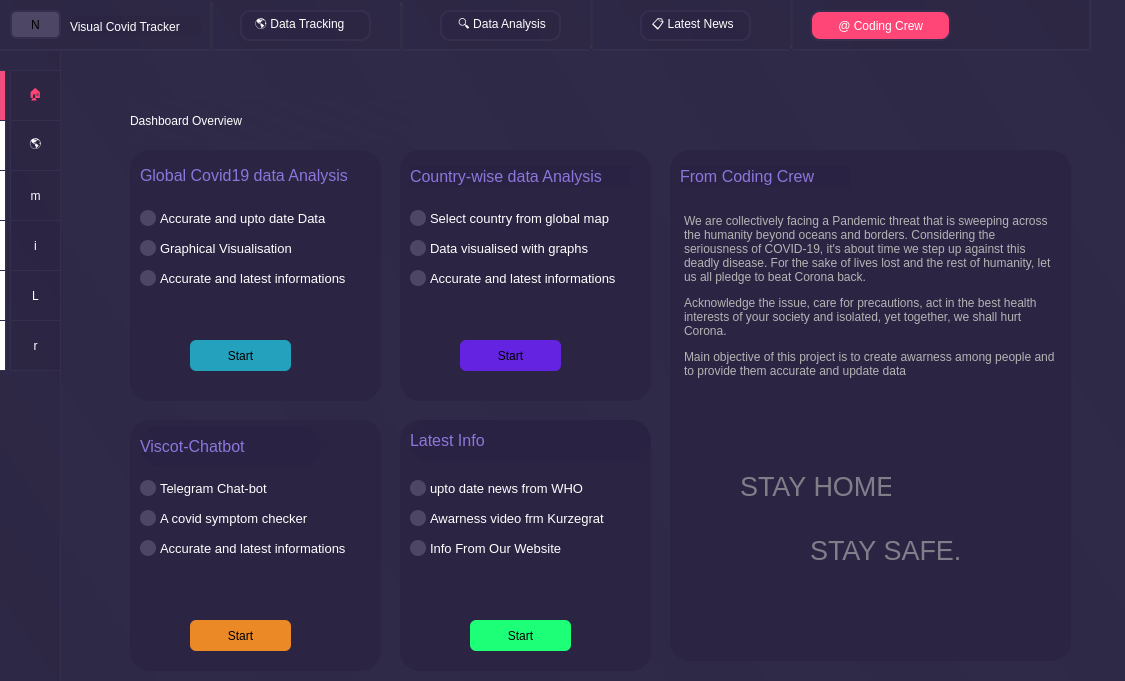
<?xml version="1.0" encoding="UTF-8"?>
<ui version="4.0">
 <class>MainWindow</class>
 <widget class="QMainWindow" name="MainWindow">
  <property name="geometry">
   <rect>
    <x>0</x>
    <y>0</y>
    <width>1125</width>
    <height>681</height>
   </rect>
  </property>
  <property name="windowTitle">
   <string>MainWindow</string>
  </property>
  <property name="styleSheet">
   <string notr="true">background-color: qlineargradient(spread:repeat, x1:0.845, y1:0.0625, x2:1, y2:0, stop:0  rgba(47, 42, 71, 255), stop:1  rgba(45, 41, 70, 255))

</string>
  </property>
  <widget class="QWidget" name="centralwidget">
   <widget class="QWidget" name="widget_2" native="true">
    <property name="geometry">
     <rect>
      <x>-10</x>
      <y>50</y>
      <width>71</width>
      <height>651</height>
     </rect>
    </property>
    <property name="styleSheet">
     <string notr="true">background-color: qlineargradient(spread:pad, x1:0, y1:0, x2:1, y2:0, stop:1 rgba(40, 33, 61, 50));
border:1px solid rgb(54, 46, 79)
</string>
    </property>
    <widget class="QPushButton" name="pushButton_2">
     <property name="geometry">
      <rect>
       <x>20</x>
       <y>20</y>
       <width>51</width>
       <height>51</height>
      </rect>
     </property>
     <property name="styleSheet">
      <string notr="true">color: rgb(255, 69, 118);
font: 75 20pt &quot;Ubuntu&quot;;</string>
     </property>
     <property name="text">
      <string>🏠</string>
     </property>
    </widget>
    <widget class="QLabel" name="label_6">
     <property name="geometry">
      <rect>
       <x>0</x>
       <y>20</y>
       <width>16</width>
       <height>51</height>
      </rect>
     </property>
     <property name="styleSheet">
      <string notr="true">background-color: qlineargradient(spread:pad, x1:0, y1:0, x2:1, y2:0, stop:1 rgba(240, 77, 124, 255));
</string>
     </property>
     <property name="text">
      <string/>
     </property>
    </widget>
    <widget class="QLabel" name="label_7">
     <property name="geometry">
      <rect>
       <x>0</x>
       <y>120</y>
       <width>16</width>
       <height>51</height>
      </rect>
     </property>
     <property name="styleSheet">
      <string notr="true">background-color: qlineargradient(spread:pad, x1:0, y1:0, x2:1, y2:0, stop:1 rgba(255, 255, 255, 255));
</string>
     </property>
     <property name="text">
      <string/>
     </property>
    </widget>
    <widget class="QPushButton" name="p11">
     <property name="geometry">
      <rect>
       <x>20</x>
       <y>70</y>
       <width>51</width>
       <height>51</height>
      </rect>
     </property>
     <property name="toolTip">
      <string>&lt;html&gt;&lt;head/&gt;&lt;body&gt;&lt;p&gt;&lt;span style=&quot; font-weight:600;&quot;&gt;GLOBAL DATA&lt;/span&gt;&lt;/p&gt;&lt;/body&gt;&lt;/html&gt;</string>
     </property>
     <property name="styleSheet">
      <string notr="true">color: rgb(255,255,255);
font: 75 20pt &quot;Ubuntu&quot;;</string>
     </property>
     <property name="text">
      <string>🌎</string>
     </property>
    </widget>
    <widget class="QLabel" name="label_8">
     <property name="geometry">
      <rect>
       <x>0</x>
       <y>170</y>
       <width>16</width>
       <height>51</height>
      </rect>
     </property>
     <property name="styleSheet">
      <string notr="true">background-color: qlineargradient(spread:pad, x1:0, y1:0, x2:1, y2:0, stop:1 rgba(255, 255, 255, 255));
</string>
     </property>
     <property name="text">
      <string/>
     </property>
    </widget>
    <widget class="QPushButton" name="p33">
     <property name="geometry">
      <rect>
       <x>20</x>
       <y>120</y>
       <width>51</width>
       <height>51</height>
      </rect>
     </property>
     <property name="styleSheet">
      <string notr="true">color: rgb(255,255,255);
font: 30pt &quot;Webdings&quot;;
</string>
     </property>
     <property name="text">
      <string>m</string>
     </property>
    </widget>
    <widget class="QLabel" name="label_9">
     <property name="geometry">
      <rect>
       <x>0</x>
       <y>220</y>
       <width>16</width>
       <height>51</height>
      </rect>
     </property>
     <property name="styleSheet">
      <string notr="true">background-color: qlineargradient(spread:pad, x1:0, y1:0, x2:1, y2:0, stop:1 rgba(255, 255, 255, 255));

</string>
     </property>
     <property name="text">
      <string/>
     </property>
    </widget>
    <widget class="QPushButton" name="p44">
     <property name="geometry">
      <rect>
       <x>20</x>
       <y>170</y>
       <width>51</width>
       <height>51</height>
      </rect>
     </property>
     <property name="styleSheet">
      <string notr="true">color: rgb(255,255,255);
font: 28pt &quot;Webdings&quot;;
</string>
     </property>
     <property name="text">
      <string>i</string>
     </property>
    </widget>
    <widget class="QPushButton" name="p22">
     <property name="geometry">
      <rect>
       <x>20</x>
       <y>220</y>
       <width>51</width>
       <height>51</height>
      </rect>
     </property>
     <property name="toolTip">
      <string>&lt;html&gt;&lt;head/&gt;&lt;body&gt;&lt;p&gt;&lt;br/&gt;&lt;/p&gt;&lt;/body&gt;&lt;/html&gt;</string>
     </property>
     <property name="styleSheet">
      <string notr="true">color: rgb(255,255,255);
font: 35pt &quot;Webdings&quot;;</string>
     </property>
     <property name="text">
      <string>L</string>
     </property>
    </widget>
    <widget class="QLabel" name="label_10">
     <property name="geometry">
      <rect>
       <x>0</x>
       <y>70</y>
       <width>16</width>
       <height>51</height>
      </rect>
     </property>
     <property name="styleSheet">
      <string notr="true">background-color: qlineargradient(spread:pad, x1:0, y1:0, x2:1, y2:0, stop:1 rgba(255, 255, 255, 255));
</string>
     </property>
     <property name="text">
      <string/>
     </property>
    </widget>
    <widget class="QPushButton" name="quit">
     <property name="geometry">
      <rect>
       <x>20</x>
       <y>270</y>
       <width>51</width>
       <height>51</height>
      </rect>
     </property>
     <property name="toolTip">
      <string>&lt;html&gt;&lt;head/&gt;&lt;body&gt;&lt;p&gt;&lt;br/&gt;&lt;/p&gt;&lt;/body&gt;&lt;/html&gt;</string>
     </property>
     <property name="styleSheet">
      <string notr="true">color: rgb(255,255,255);
font: 28pt &quot;Webdings&quot;;</string>
     </property>
     <property name="text">
      <string>r</string>
     </property>
    </widget>
    <widget class="QLabel" name="label_32">
     <property name="geometry">
      <rect>
       <x>0</x>
       <y>270</y>
       <width>16</width>
       <height>51</height>
      </rect>
     </property>
     <property name="styleSheet">
      <string notr="true">background-color: qlineargradient(spread:pad, x1:0, y1:0, x2:1, y2:0, stop:1 rgba(255, 255, 255, 255));

</string>
     </property>
     <property name="text">
      <string/>
     </property>
    </widget>
    <zorder>p22</zorder>
    <zorder>pushButton_2</zorder>
    <zorder>label_6</zorder>
    <zorder>label_7</zorder>
    <zorder>p11</zorder>
    <zorder>label_8</zorder>
    <zorder>p33</zorder>
    <zorder>label_9</zorder>
    <zorder>p44</zorder>
    <zorder>label_10</zorder>
    <zorder>quit</zorder>
    <zorder>label_32</zorder>
   </widget>
   <widget class="QWidget" name="widget" native="true">
    <property name="geometry">
     <rect>
      <x>-10</x>
      <y>-10</y>
      <width>1101</width>
      <height>61</height>
     </rect>
    </property>
    <property name="styleSheet">
     <string notr="true">background-color: qlineargradient(spread:pad, x1:0, y1:0, x2:1, y2:0, stop:1 rgba(40, 33, 61, 50));
border:2px solid rgb(54, 46, 79)
</string>
    </property>
    <widget class="QPushButton" name="pushButton">
     <property name="geometry">
      <rect>
       <x>20</x>
       <y>20</y>
       <width>51</width>
       <height>29</height>
      </rect>
     </property>
     <property name="styleSheet">
      <string notr="true">border-width: 2px;
border-radius:6px;
font: 20pt &quot;Webdings&quot;;
background-color: qlineargradient(spread:pad, x1:0, y1:0, x2:1, y2:0, stop:1 rgba(77, 70, 100, 255));
</string>
     </property>
     <property name="text">
      <string>N</string>
     </property>
    </widget>
    <widget class="QLabel" name="label">
     <property name="geometry">
      <rect>
       <x>80</x>
       <y>26</y>
       <width>131</width>
       <height>21</height>
      </rect>
     </property>
     <property name="styleSheet">
      <string notr="true">
border-width: 0px;
color: rgb(255, 255, 255);
border-radius:6px;
font: 9pt &quot;Ubuntu&quot;;</string>
     </property>
     <property name="text">
      <string>Visual Covid Tracker</string>
     </property>
    </widget>
    <widget class="QLabel" name="label_2">
     <property name="geometry">
      <rect>
       <x>250</x>
       <y>20</y>
       <width>131</width>
       <height>31</height>
      </rect>
     </property>
     <property name="styleSheet">
      <string notr="true">
border-radius:10px;
color: rgb(255, 255, 255);
font: 9pt &quot;Ubuntu&quot;;</string>
     </property>
     <property name="text">
      <string>   🌎 Data Tracking</string>
     </property>
    </widget>
    <widget class="QLabel" name="label_3">
     <property name="geometry">
      <rect>
       <x>450</x>
       <y>20</y>
       <width>121</width>
       <height>31</height>
      </rect>
     </property>
     <property name="styleSheet">
      <string notr="true">
border-radius:10px;
color: rgb(255, 255, 255);
font: 9pt &quot;Ubuntu&quot;;</string>
     </property>
     <property name="text">
      <string>    🔍 Data Analysis</string>
     </property>
    </widget>
    <widget class="QLabel" name="label_4">
     <property name="geometry">
      <rect>
       <x>650</x>
       <y>20</y>
       <width>111</width>
       <height>31</height>
      </rect>
     </property>
     <property name="styleSheet">
      <string notr="true">
border-radius:10px;
color: rgb(255, 255, 255);
font: 9pt &quot;Ubuntu&quot;;</string>
     </property>
     <property name="text">
      <string>  📋 Latest News</string>
     </property>
    </widget>
    <widget class="QLabel" name="label_5">
     <property name="geometry">
      <rect>
       <x>820</x>
       <y>20</y>
       <width>141</width>
       <height>31</height>
      </rect>
     </property>
     <property name="styleSheet">
      <string notr="true">border-radius:10px;
font: 9pt &quot;Ubuntu&quot;;
background-color: qlineargradient(spread:pad, x1:0, y1:0, x2:1, y2:0, stop:1 rgba(255, 70, 119, 255));
color: rgb(255, 255, 255);</string>
     </property>
     <property name="text">
      <string>       @ Coding Crew</string>
     </property>
    </widget>
    <widget class="Line" name="line">
     <property name="geometry">
      <rect>
       <x>220</x>
       <y>10</y>
       <width>3</width>
       <height>61</height>
      </rect>
     </property>
     <property name="styleSheet">
      <string notr="true">border-width: 5px;

border-color:qlineargradient(spread:pad, x1:0, y1:0, x2:1, y2:0, stop:1 rgba(97, 91, 117, 25));
background-color: qlineargradient(spread:pad, x1:0, y1:0, x2:1, y2:0, stop:1 rgba(40, 33, 61,255));
</string>
     </property>
     <property name="orientation">
      <enum>Qt::Vertical</enum>
     </property>
    </widget>
    <widget class="Line" name="line_2">
     <property name="geometry">
      <rect>
       <x>800</x>
       <y>0</y>
       <width>3</width>
       <height>61</height>
      </rect>
     </property>
     <property name="styleSheet">
      <string notr="true">border-width: 5px;

border-color:qlineargradient(spread:pad, x1:0, y1:0, x2:1, y2:0, stop:1 rgba(97, 91, 117, 25));
background-color: qlineargradient(spread:pad, x1:0, y1:0, x2:1, y2:0, stop:1 rgba(40, 33, 61,255));
</string>
     </property>
     <property name="orientation">
      <enum>Qt::Vertical</enum>
     </property>
    </widget>
    <widget class="Line" name="line_3">
     <property name="geometry">
      <rect>
       <x>600</x>
       <y>0</y>
       <width>3</width>
       <height>61</height>
      </rect>
     </property>
     <property name="styleSheet">
      <string notr="true">border-width: 5px;

border-color:qlineargradient(spread:pad, x1:0, y1:0, x2:1, y2:0, stop:1 rgba(97, 91, 117, 25));
background-color: qlineargradient(spread:pad, x1:0, y1:0, x2:1, y2:0, stop:1 rgba(40, 33, 61,255));
</string>
     </property>
     <property name="orientation">
      <enum>Qt::Vertical</enum>
     </property>
    </widget>
    <widget class="Line" name="line_4">
     <property name="geometry">
      <rect>
       <x>410</x>
       <y>10</y>
       <width>3</width>
       <height>61</height>
      </rect>
     </property>
     <property name="styleSheet">
      <string notr="true">border-width: 5px;

border-color:qlineargradient(spread:pad, x1:0, y1:0, x2:1, y2:0, stop:1 rgba(97, 91, 117, 25));
background-color: qlineargradient(spread:pad, x1:0, y1:0, x2:1, y2:0, stop:1 rgba(40, 33, 61,255));
</string>
     </property>
     <property name="orientation">
      <enum>Qt::Vertical</enum>
     </property>
    </widget>
   </widget>
   <widget class="QLabel" name="label_11">
    <property name="geometry">
     <rect>
      <x>130</x>
      <y>100</y>
      <width>281</width>
      <height>41</height>
     </rect>
    </property>
    <property name="styleSheet">
     <string notr="true">font: 75 16pt &quot;Ubuntu&quot;;
color: rgb(255, 255, 255);</string>
    </property>
    <property name="text">
     <string>Dashboard Overview</string>
    </property>
   </widget>
   <widget class="QWidget" name="widget_3" native="true">
    <property name="geometry">
     <rect>
      <x>130</x>
      <y>150</y>
      <width>251</width>
      <height>251</height>
     </rect>
    </property>
    <property name="styleSheet">
     <string notr="true">border-width:2px;
border-radius:20px;
background-color: qlineargradient(spread:pad, x1:0, y1:0, x2:1, y2:0, stop:1 rgba(40, 33, 64, 150));
</string>
    </property>
    <widget class="QLabel" name="label_12">
     <property name="geometry">
      <rect>
       <x>10</x>
       <y>10</y>
       <width>221</width>
       <height>31</height>
      </rect>
     </property>
     <property name="font">
      <font>
       <family>Ubuntu</family>
       <pointsize>12</pointsize>
       <weight>9</weight>
       <italic>false</italic>
       <bold>false</bold>
      </font>
     </property>
     <property name="styleSheet">
      <string notr="true">background-color: qlineargradient(spread:pad, x1:0, y1:0, x2:1, y2:0, stop:1 rgba(0, 0, 0, 0));
font: 75 12pt &quot;Ubuntu&quot;;
color: rgb(140, 118, 220)</string>
     </property>
     <property name="text">
      <string>Global Covid19 data Analysis</string>
     </property>
    </widget>
    <widget class="QPushButton" name="pushButton_7">
     <property name="geometry">
      <rect>
       <x>10</x>
       <y>60</y>
       <width>16</width>
       <height>16</height>
      </rect>
     </property>
     <property name="styleSheet">
      <string notr="true">border-width: 2px;
border-radius:8px;
font: 75 9pt &quot;Ubuntu&quot;;
background-color: qlineargradient(spread:pad, x1:0, y1:0, x2:1, y2:0, stop:1 rgba(77, 70, 100, 255));
</string>
     </property>
     <property name="text">
      <string/>
     </property>
    </widget>
    <widget class="QLabel" name="l1">
     <property name="geometry">
      <rect>
       <x>30</x>
       <y>60</y>
       <width>171</width>
       <height>17</height>
      </rect>
     </property>
     <property name="font">
      <font>
       <family>Ubuntu</family>
       <pointsize>10</pointsize>
       <weight>9</weight>
       <italic>false</italic>
       <bold>false</bold>
      </font>
     </property>
     <property name="styleSheet">
      <string notr="true">background-color: qlineargradient(spread:pad, x1:0, y1:0, x2:1, y2:0, stop:1 rgba(0, 0, 0, 0));
font: 75 10pt &quot;Ubuntu&quot;;
color:rgb(255, 255, 255);</string>
     </property>
     <property name="text">
      <string>Accurate and upto date Data</string>
     </property>
    </widget>
    <widget class="QPushButton" name="pushButton_8">
     <property name="geometry">
      <rect>
       <x>10</x>
       <y>90</y>
       <width>16</width>
       <height>16</height>
      </rect>
     </property>
     <property name="styleSheet">
      <string notr="true">border-width: 2px;
border-radius:8px;
font: 75 9pt &quot;Ubuntu&quot;;
background-color: qlineargradient(spread:pad, x1:0, y1:0, x2:1, y2:0, stop:1 rgba(77, 70, 100, 255));
</string>
     </property>
     <property name="text">
      <string/>
     </property>
    </widget>
    <widget class="QLabel" name="l2">
     <property name="geometry">
      <rect>
       <x>30</x>
       <y>90</y>
       <width>161</width>
       <height>17</height>
      </rect>
     </property>
     <property name="font">
      <font>
       <family>Ubuntu</family>
       <pointsize>10</pointsize>
       <weight>9</weight>
       <italic>false</italic>
       <bold>false</bold>
      </font>
     </property>
     <property name="styleSheet">
      <string notr="true">background-color: qlineargradient(spread:pad, x1:0, y1:0, x2:1, y2:0, stop:1 rgba(0, 0, 0, 0));
font: 75 10pt &quot;Ubuntu&quot;;
color:rgb(255, 255, 255);</string>
     </property>
     <property name="text">
      <string>Graphical Visualisation</string>
     </property>
    </widget>
    <widget class="QLabel" name="l3">
     <property name="geometry">
      <rect>
       <x>30</x>
       <y>120</y>
       <width>241</width>
       <height>17</height>
      </rect>
     </property>
     <property name="font">
      <font>
       <family>Ubuntu</family>
       <pointsize>10</pointsize>
       <weight>9</weight>
       <italic>false</italic>
       <bold>false</bold>
      </font>
     </property>
     <property name="styleSheet">
      <string notr="true">background-color: qlineargradient(spread:pad, x1:0, y1:0, x2:1, y2:0, stop:1 rgba(0, 0, 0, 0));
font: 75 10pt &quot;Ubuntu&quot;;
color:rgb(255, 255, 255);</string>
     </property>
     <property name="text">
      <string>Accurate and latest informations</string>
     </property>
    </widget>
    <widget class="QPushButton" name="pushButton_9">
     <property name="geometry">
      <rect>
       <x>10</x>
       <y>120</y>
       <width>16</width>
       <height>16</height>
      </rect>
     </property>
     <property name="styleSheet">
      <string notr="true">border-width: 2px;
border-radius:8px;
font: 75 9pt &quot;Ubuntu&quot;;
background-color: qlineargradient(spread:pad, x1:0, y1:0, x2:1, y2:0, stop:1 rgba(77, 70, 100, 255));
</string>
     </property>
     <property name="text">
      <string/>
     </property>
    </widget>
    <widget class="QPushButton" name="p1">
     <property name="geometry">
      <rect>
       <x>60</x>
       <y>190</y>
       <width>101</width>
       <height>31</height>
      </rect>
     </property>
     <property name="styleSheet">
      <string notr="true">border-width: 2px;
border-radius:6px;
font: 57 16pt &quot;Ubuntu&quot;;
background-color: qlineargradient(spread:pad, x1:0, y1:0, x2:1, y2:0, stop:1 rgba(35, 161, 189, 255));

</string>
     </property>
     <property name="text">
      <string>Start</string>
     </property>
    </widget>
   </widget>
   <widget class="QWidget" name="widget_4" native="true">
    <property name="geometry">
     <rect>
      <x>130</x>
      <y>420</y>
      <width>251</width>
      <height>251</height>
     </rect>
    </property>
    <property name="styleSheet">
     <string notr="true">border-width:2px;
border-radius:20px;
background-color: qlineargradient(spread:pad, x1:0, y1:0, x2:1, y2:0, stop:1 rgba(40, 33, 64, 150));
</string>
    </property>
    <widget class="QLabel" name="label_13">
     <property name="geometry">
      <rect>
       <x>10</x>
       <y>6</y>
       <width>181</width>
       <height>41</height>
      </rect>
     </property>
     <property name="font">
      <font>
       <family>Ubuntu</family>
       <pointsize>12</pointsize>
       <weight>9</weight>
       <italic>false</italic>
       <bold>false</bold>
      </font>
     </property>
     <property name="styleSheet">
      <string notr="true">font: 75 12pt &quot;Ubuntu&quot;;
color: rgb(140, 118, 220)</string>
     </property>
     <property name="text">
      <string>Viscot-Chatbot</string>
     </property>
    </widget>
    <widget class="QPushButton" name="pushButton_10">
     <property name="geometry">
      <rect>
       <x>10</x>
       <y>60</y>
       <width>16</width>
       <height>16</height>
      </rect>
     </property>
     <property name="styleSheet">
      <string notr="true">border-width: 2px;
border-radius:8px;
font: 75 9pt &quot;Ubuntu&quot;;
background-color: qlineargradient(spread:pad, x1:0, y1:0, x2:1, y2:0, stop:1 rgba(77, 70, 100, 255));
</string>
     </property>
     <property name="text">
      <string/>
     </property>
    </widget>
    <widget class="QLabel" name="l7">
     <property name="geometry">
      <rect>
       <x>30</x>
       <y>60</y>
       <width>121</width>
       <height>17</height>
      </rect>
     </property>
     <property name="font">
      <font>
       <family>Ubuntu</family>
       <pointsize>10</pointsize>
       <weight>9</weight>
       <italic>false</italic>
       <bold>false</bold>
      </font>
     </property>
     <property name="styleSheet">
      <string notr="true">background-color: qlineargradient(spread:pad, x1:0, y1:0, x2:1, y2:0, stop:1 rgba(0, 0, 0, 0));
font: 75 10pt &quot;Ubuntu&quot;;
color:rgb(255, 255, 255);</string>
     </property>
     <property name="text">
      <string>Telegram Chat-bot</string>
     </property>
    </widget>
    <widget class="QPushButton" name="pushButton_11">
     <property name="geometry">
      <rect>
       <x>10</x>
       <y>90</y>
       <width>16</width>
       <height>16</height>
      </rect>
     </property>
     <property name="styleSheet">
      <string notr="true">border-width: 2px;
border-radius:8px;
font: 75 9pt &quot;Ubuntu&quot;;
background-color: qlineargradient(spread:pad, x1:0, y1:0, x2:1, y2:0, stop:1 rgba(77, 70, 100, 255));
</string>
     </property>
     <property name="text">
      <string/>
     </property>
    </widget>
    <widget class="QLabel" name="l8">
     <property name="geometry">
      <rect>
       <x>30</x>
       <y>90</y>
       <width>161</width>
       <height>17</height>
      </rect>
     </property>
     <property name="font">
      <font>
       <family>Ubuntu</family>
       <pointsize>10</pointsize>
       <weight>9</weight>
       <italic>false</italic>
       <bold>false</bold>
      </font>
     </property>
     <property name="styleSheet">
      <string notr="true">background-color: qlineargradient(spread:pad, x1:0, y1:0, x2:1, y2:0, stop:1 rgba(0, 0, 0, 0));
font: 75 10pt &quot;Ubuntu&quot;;
color:rgb(255, 255, 255);</string>
     </property>
     <property name="text">
      <string>A covid symptom checker</string>
     </property>
    </widget>
    <widget class="QLabel" name="l9">
     <property name="geometry">
      <rect>
       <x>30</x>
       <y>120</y>
       <width>201</width>
       <height>17</height>
      </rect>
     </property>
     <property name="font">
      <font>
       <family>Ubuntu</family>
       <pointsize>10</pointsize>
       <weight>9</weight>
       <italic>false</italic>
       <bold>false</bold>
      </font>
     </property>
     <property name="styleSheet">
      <string notr="true">background-color: qlineargradient(spread:pad, x1:0, y1:0, x2:1, y2:0, stop:1 rgba(0, 0, 0, 0));
font: 75 10pt &quot;Ubuntu&quot;;
color:rgb(255, 255, 255);</string>
     </property>
     <property name="text">
      <string>Accurate and latest informations</string>
     </property>
    </widget>
    <widget class="QPushButton" name="pushButton_12">
     <property name="geometry">
      <rect>
       <x>10</x>
       <y>120</y>
       <width>16</width>
       <height>16</height>
      </rect>
     </property>
     <property name="styleSheet">
      <string notr="true">border-width: 2px;
border-radius:8px;
font: 75 9pt &quot;Ubuntu&quot;;
background-color: qlineargradient(spread:pad, x1:0, y1:0, x2:1, y2:0, stop:1 rgba(77, 70, 100, 255));
</string>
     </property>
     <property name="text">
      <string/>
     </property>
    </widget>
    <widget class="QPushButton" name="p3">
     <property name="geometry">
      <rect>
       <x>60</x>
       <y>200</y>
       <width>101</width>
       <height>31</height>
      </rect>
     </property>
     <property name="styleSheet">
      <string notr="true">border-width: 2px;
border-radius:6px;
font: 57 16pt &quot;Ubuntu&quot;;
background-color: qlineargradient(spread:pad, x1:0, y1:0, x2:1, y2:0, stop:1 rgba(235, 137, 39, 255));
</string>
     </property>
     <property name="text">
      <string>Start</string>
     </property>
    </widget>
   </widget>
   <widget class="QWidget" name="widget_5" native="true">
    <property name="geometry">
     <rect>
      <x>400</x>
      <y>150</y>
      <width>251</width>
      <height>251</height>
     </rect>
    </property>
    <property name="styleSheet">
     <string notr="true">border-width:2px;
border-radius:20px;
background-color: qlineargradient(spread:pad, x1:0, y1:0, x2:1, y2:0, stop:1 rgba(40, 33, 64, 150));
</string>
    </property>
    <widget class="QLabel" name="label_14">
     <property name="geometry">
      <rect>
       <x>10</x>
       <y>16</y>
       <width>221</width>
       <height>21</height>
      </rect>
     </property>
     <property name="font">
      <font>
       <family>Ubuntu</family>
       <pointsize>12</pointsize>
       <weight>9</weight>
       <italic>false</italic>
       <bold>false</bold>
      </font>
     </property>
     <property name="styleSheet">
      <string notr="true">font: 75 12pt &quot;Ubuntu&quot;;
color: rgb(140, 118, 220)</string>
     </property>
     <property name="text">
      <string>Country-wise data Analysis</string>
     </property>
    </widget>
    <widget class="QPushButton" name="pushButton_13">
     <property name="geometry">
      <rect>
       <x>10</x>
       <y>60</y>
       <width>16</width>
       <height>16</height>
      </rect>
     </property>
     <property name="styleSheet">
      <string notr="true">border-width: 2px;
border-radius:8px;
font: 75 9pt &quot;Ubuntu&quot;;
background-color: qlineargradient(spread:pad, x1:0, y1:0, x2:1, y2:0, stop:1 rgba(77, 70, 100, 255));
</string>
     </property>
     <property name="text">
      <string/>
     </property>
    </widget>
    <widget class="QLabel" name="l4">
     <property name="geometry">
      <rect>
       <x>30</x>
       <y>60</y>
       <width>201</width>
       <height>17</height>
      </rect>
     </property>
     <property name="font">
      <font>
       <family>Ubuntu</family>
       <pointsize>10</pointsize>
       <weight>9</weight>
       <italic>false</italic>
       <bold>false</bold>
      </font>
     </property>
     <property name="styleSheet">
      <string notr="true">background-color: qlineargradient(spread:pad, x1:0, y1:0, x2:1, y2:0, stop:1 rgba(0, 0, 0, 0));
font: 75 10pt &quot;Ubuntu&quot;;
color:rgb(255, 255, 255);</string>
     </property>
     <property name="text">
      <string>Select country from global map</string>
     </property>
    </widget>
    <widget class="QPushButton" name="pushButton_14">
     <property name="geometry">
      <rect>
       <x>10</x>
       <y>90</y>
       <width>16</width>
       <height>16</height>
      </rect>
     </property>
     <property name="styleSheet">
      <string notr="true">border-width: 2px;
border-radius:8px;
font: 75 9pt &quot;Ubuntu&quot;;
background-color: qlineargradient(spread:pad, x1:0, y1:0, x2:1, y2:0, stop:1 rgba(77, 70, 100, 255));
</string>
     </property>
     <property name="text">
      <string/>
     </property>
    </widget>
    <widget class="QLabel" name="l5">
     <property name="geometry">
      <rect>
       <x>30</x>
       <y>90</y>
       <width>161</width>
       <height>17</height>
      </rect>
     </property>
     <property name="font">
      <font>
       <family>Ubuntu</family>
       <pointsize>10</pointsize>
       <weight>9</weight>
       <italic>false</italic>
       <bold>false</bold>
      </font>
     </property>
     <property name="styleSheet">
      <string notr="true">background-color: qlineargradient(spread:pad, x1:0, y1:0, x2:1, y2:0, stop:1 rgba(0, 0, 0, 0));
font: 75 10pt &quot;Ubuntu&quot;;
color:rgb(255, 255, 255);</string>
     </property>
     <property name="text">
      <string>Data visualised with graphs</string>
     </property>
    </widget>
    <widget class="QLabel" name="l6">
     <property name="geometry">
      <rect>
       <x>30</x>
       <y>120</y>
       <width>201</width>
       <height>17</height>
      </rect>
     </property>
     <property name="font">
      <font>
       <family>Ubuntu</family>
       <pointsize>10</pointsize>
       <weight>9</weight>
       <italic>false</italic>
       <bold>false</bold>
      </font>
     </property>
     <property name="styleSheet">
      <string notr="true">background-color: qlineargradient(spread:pad, x1:0, y1:0, x2:1, y2:0, stop:1 rgba(0, 0, 0, 0));
font: 75 10pt &quot;Ubuntu&quot;;
color:rgb(255, 255, 255);</string>
     </property>
     <property name="text">
      <string>Accurate and latest informations</string>
     </property>
    </widget>
    <widget class="QPushButton" name="pushButton_15">
     <property name="geometry">
      <rect>
       <x>10</x>
       <y>120</y>
       <width>16</width>
       <height>16</height>
      </rect>
     </property>
     <property name="styleSheet">
      <string notr="true">border-width: 2px;
border-radius:8px;
font: 75 9pt &quot;Ubuntu&quot;;
background-color: qlineargradient(spread:pad, x1:0, y1:0, x2:1, y2:0, stop:1 rgba(77, 70, 100, 255));
</string>
     </property>
     <property name="text">
      <string/>
     </property>
    </widget>
    <widget class="QPushButton" name="p2">
     <property name="geometry">
      <rect>
       <x>60</x>
       <y>190</y>
       <width>101</width>
       <height>31</height>
      </rect>
     </property>
     <property name="styleSheet">
      <string notr="true">border-width: 2px;
border-radius:6px;
font: 57 16pt &quot;Ubuntu&quot;;
background-color: qlineargradient(spread:pad, x1:0, y1:0, x2:1, y2:0, stop:1 rgba(99, 35, 224, 255));
</string>
     </property>
     <property name="text">
      <string>Start</string>
     </property>
    </widget>
   </widget>
   <widget class="QWidget" name="widget_6" native="true">
    <property name="geometry">
     <rect>
      <x>400</x>
      <y>420</y>
      <width>251</width>
      <height>251</height>
     </rect>
    </property>
    <property name="styleSheet">
     <string notr="true">border-width:2px;
border-radius:20px;
background-color: qlineargradient(spread:pad, x1:0, y1:0, x2:1, y2:0, stop:1 rgba(40, 33, 64, 150));
</string>
    </property>
    <widget class="QLabel" name="label_15">
     <property name="geometry">
      <rect>
       <x>10</x>
       <y>0</y>
       <width>241</width>
       <height>41</height>
      </rect>
     </property>
     <property name="font">
      <font>
       <family>Ubuntu</family>
       <pointsize>12</pointsize>
       <weight>9</weight>
       <italic>false</italic>
       <bold>false</bold>
      </font>
     </property>
     <property name="styleSheet">
      <string notr="true">font: 75 12pt &quot;Ubuntu&quot;;
color: rgb(140, 118, 220)</string>
     </property>
     <property name="text">
      <string>Latest Info</string>
     </property>
    </widget>
    <widget class="QPushButton" name="pushButton_16">
     <property name="geometry">
      <rect>
       <x>10</x>
       <y>60</y>
       <width>16</width>
       <height>16</height>
      </rect>
     </property>
     <property name="styleSheet">
      <string notr="true">border-width: 2px;
border-radius:8px;
font: 75 9pt &quot;Ubuntu&quot;;
background-color: qlineargradient(spread:pad, x1:0, y1:0, x2:1, y2:0, stop:1 rgba(77, 70, 100, 255));
</string>
     </property>
     <property name="text">
      <string/>
     </property>
    </widget>
    <widget class="QLabel" name="l10">
     <property name="geometry">
      <rect>
       <x>30</x>
       <y>60</y>
       <width>161</width>
       <height>17</height>
      </rect>
     </property>
     <property name="font">
      <font>
       <family>Ubuntu</family>
       <pointsize>10</pointsize>
       <weight>9</weight>
       <italic>false</italic>
       <bold>false</bold>
      </font>
     </property>
     <property name="styleSheet">
      <string notr="true">background-color: qlineargradient(spread:pad, x1:0, y1:0, x2:1, y2:0, stop:1 rgba(0, 0, 0, 0));
font: 75 10pt &quot;Ubuntu&quot;;
color:rgb(255, 255, 255);</string>
     </property>
     <property name="text">
      <string>upto date news from WHO</string>
     </property>
    </widget>
    <widget class="QPushButton" name="pushButton_17">
     <property name="geometry">
      <rect>
       <x>10</x>
       <y>90</y>
       <width>16</width>
       <height>16</height>
      </rect>
     </property>
     <property name="styleSheet">
      <string notr="true">border-width: 2px;
border-radius:8px;
font: 75 9pt &quot;Ubuntu&quot;;
background-color: qlineargradient(spread:pad, x1:0, y1:0, x2:1, y2:0, stop:1 rgba(77, 70, 100, 255));
</string>
     </property>
     <property name="text">
      <string/>
     </property>
    </widget>
    <widget class="QLabel" name="l11">
     <property name="geometry">
      <rect>
       <x>30</x>
       <y>90</y>
       <width>181</width>
       <height>17</height>
      </rect>
     </property>
     <property name="font">
      <font>
       <family>Ubuntu</family>
       <pointsize>10</pointsize>
       <weight>9</weight>
       <italic>false</italic>
       <bold>false</bold>
      </font>
     </property>
     <property name="styleSheet">
      <string notr="true">background-color: qlineargradient(spread:pad, x1:0, y1:0, x2:1, y2:0, stop:1 rgba(0, 0, 0, 0));
font: 75 10pt &quot;Ubuntu&quot;;
color:rgb(255, 255, 255);</string>
     </property>
     <property name="text">
      <string>Awarness video frm Kurzegrat</string>
     </property>
    </widget>
    <widget class="QLabel" name="l12">
     <property name="geometry">
      <rect>
       <x>30</x>
       <y>120</y>
       <width>141</width>
       <height>17</height>
      </rect>
     </property>
     <property name="font">
      <font>
       <family>Ubuntu</family>
       <pointsize>10</pointsize>
       <weight>9</weight>
       <italic>false</italic>
       <bold>false</bold>
      </font>
     </property>
     <property name="styleSheet">
      <string notr="true">background-color: qlineargradient(spread:pad, x1:0, y1:0, x2:1, y2:0, stop:1 rgba(0, 0, 0, 0));
font: 75 10pt &quot;Ubuntu&quot;;
color:rgb(255, 255, 255);</string>
     </property>
     <property name="text">
      <string>Info From Our Website</string>
     </property>
    </widget>
    <widget class="QPushButton" name="pushButton_18">
     <property name="geometry">
      <rect>
       <x>10</x>
       <y>120</y>
       <width>16</width>
       <height>16</height>
      </rect>
     </property>
     <property name="styleSheet">
      <string notr="true">border-width: 2px;
border-radius:8px;
font: 75 9pt &quot;Ubuntu&quot;;
background-color: qlineargradient(spread:pad, x1:0, y1:0, x2:1, y2:0, stop:1 rgba(77, 70, 100, 255));
</string>
     </property>
     <property name="text">
      <string/>
     </property>
    </widget>
    <widget class="QPushButton" name="p4">
     <property name="geometry">
      <rect>
       <x>70</x>
       <y>200</y>
       <width>101</width>
       <height>31</height>
      </rect>
     </property>
     <property name="styleSheet">
      <string notr="true">border-width: 2px;
border-radius:6px;
font: 57 16pt &quot;Ubuntu&quot;;
background-color: qlineargradient(spread:pad, x1:0, y1:0, x2:1, y2:0, stop:1 rgba(28, 255, 119, 255));</string>
     </property>
     <property name="text">
      <string>Start</string>
     </property>
    </widget>
   </widget>
   <widget class="QWidget" name="widget_7" native="true">
    <property name="geometry">
     <rect>
      <x>670</x>
      <y>150</y>
      <width>401</width>
      <height>511</height>
     </rect>
    </property>
    <property name="styleSheet">
     <string notr="true">border-width:2px;
border-radius:20px;
background-color: qlineargradient(spread:pad, x1:0, y1:0, x2:1, y2:0, stop:1 rgba(40, 33, 64, 150));
</string>
    </property>
    <widget class="QLabel" name="label_28">
     <property name="geometry">
      <rect>
       <x>10</x>
       <y>16</y>
       <width>171</width>
       <height>21</height>
      </rect>
     </property>
     <property name="font">
      <font>
       <family>Ubuntu</family>
       <pointsize>12</pointsize>
       <weight>9</weight>
       <italic>false</italic>
       <bold>false</bold>
      </font>
     </property>
     <property name="styleSheet">
      <string notr="true">font: 75 12pt &quot;Ubuntu&quot;;
color: rgb(140, 118, 220)</string>
     </property>
     <property name="text">
      <string>From Coding Crew</string>
     </property>
    </widget>
    <widget class="QTextBrowser" name="textBrowser">
     <property name="geometry">
      <rect>
       <x>10</x>
       <y>60</y>
       <width>381</width>
       <height>271</height>
      </rect>
     </property>
     <property name="styleSheet">
      <string notr="true">background-color: qlineargradient(spread:pad, x1:0, y1:0, x2:1, y2:0, stop:1 rgba(0, 0, 0, 0));</string>
     </property>
     <property name="html">
      <string>&lt;!DOCTYPE HTML PUBLIC &quot;-//W3C//DTD HTML 4.0//EN&quot; &quot;http://www.w3.org/TR/REC-html40/strict.dtd&quot;&gt;
&lt;html&gt;&lt;head&gt;&lt;meta name=&quot;qrichtext&quot; content=&quot;1&quot; /&gt;&lt;style type=&quot;text/css&quot;&gt;
p, li { white-space: pre-wrap; }
&lt;/style&gt;&lt;/head&gt;&lt;body style=&quot; font-family:'Noto Sans'; font-size:9pt; font-weight:400; font-style:normal;&quot;&gt;
&lt;p style=&quot; margin-top:12px; margin-bottom:12px; margin-left:0px; margin-right:0px; -qt-block-indent:0; text-indent:0px;&quot;&gt;&lt;span style=&quot; font-family:'Ubuntu'; color:#b4b4b4;&quot;&gt;We are collectively facing a Pandemic threat that is sweeping across the humanity beyond oceans and borders. Considering the seriousness of COVID-19, it's about time we step up against this deadly disease. For the sake of lives lost and the rest of humanity, let us all pledge to beat Corona back. &lt;/span&gt;&lt;/p&gt;
&lt;p style=&quot; margin-top:12px; margin-bottom:12px; margin-left:0px; margin-right:0px; -qt-block-indent:0; text-indent:0px;&quot;&gt;&lt;span style=&quot; font-family:'Ubuntu'; color:#b4b4b4;&quot;&gt;Acknowledge the issue, care for precautions, act in the best health interests of your society and isolated, yet together, we shall hurt Corona. &lt;/span&gt;&lt;/p&gt;
&lt;p style=&quot; margin-top:12px; margin-bottom:12px; margin-left:0px; margin-right:0px; -qt-block-indent:0; text-indent:0px;&quot;&gt;&lt;span style=&quot; font-family:'Ubuntu'; color:#b4b4b4;&quot;&gt;Main objective of this project is to create awarness among people and to provide them accurate and update data&lt;/span&gt;&lt;/p&gt;&lt;/body&gt;&lt;/html&gt;</string>
     </property>
    </widget>
    <widget class="QLabel" name="label_29">
     <property name="geometry">
      <rect>
       <x>70</x>
       <y>316</y>
       <width>151</width>
       <height>41</height>
      </rect>
     </property>
     <property name="font">
      <font>
       <family>Ubuntu</family>
       <pointsize>20</pointsize>
       <weight>9</weight>
       <italic>false</italic>
       <bold>false</bold>
      </font>
     </property>
     <property name="styleSheet">
      <string notr="true">background-color: qlineargradient(spread:pad, x1:0, y1:0, x2:1, y2:0, stop:1 rgba(0, 0, 0, 0));
font: 75 20pt &quot;Ubuntu&quot;;
color:rgb(129, 126, 138)</string>
     </property>
     <property name="text">
      <string>STAY HOME,</string>
     </property>
    </widget>
    <widget class="QLabel" name="label_30">
     <property name="geometry">
      <rect>
       <x>140</x>
       <y>370</y>
       <width>151</width>
       <height>61</height>
      </rect>
     </property>
     <property name="font">
      <font>
       <family>Ubuntu</family>
       <pointsize>20</pointsize>
       <weight>9</weight>
       <italic>false</italic>
       <bold>false</bold>
      </font>
     </property>
     <property name="styleSheet">
      <string notr="true">background-color: qlineargradient(spread:pad, x1:0, y1:0, x2:1, y2:0, stop:1 rgba(0, 0, 0, 0));
font: 75 20pt &quot;Ubuntu&quot;;
color:rgb(129, 126, 138)</string>
     </property>
     <property name="text">
      <string>STAY SAFE...</string>
     </property>
    </widget>
   </widget>
  </widget>
 </widget>
 <resources/>
 <connections/>
</ui>
